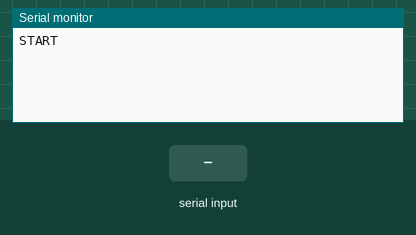
The sketch below on a simulated Arduino Uno, built with avr-gcc and run on an emulated ATmega328P. On the bench: the last lines printed to the serial monitor. The test bench sets the inputs (shaded band).

Above: at 2.2 s.
2.3 s: "1" received over the second serial link
At 3.6 s:
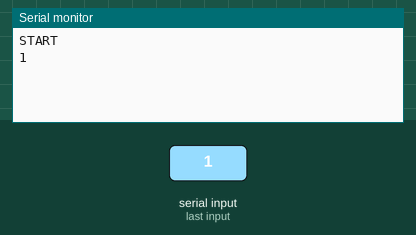
3.9 s: "0" received over the second serial link
At 5.1 s:
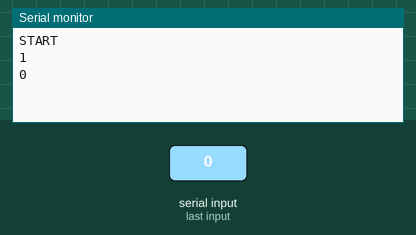
5.4 s: "2" received over the second serial link
At 6.2 s:
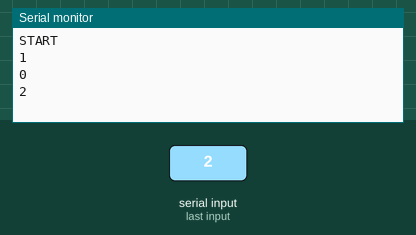

The sketch:

Test.ino
```cpp
#include <SoftwareSerial.h>         // For Arduino communication

#define SEN_NUM             12      // Number of sensor expected from Arduino


// SoftwareSerial //
#define RX  4
#define TX  12
SoftwareSerial Arduino(RX, TX);

void setup()
{
  // ----------
  Serial.begin(230400);
  Serial.println("START");
  // ----------

  // Communication
  Arduino.begin(57600);
  Arduino.readString();


}

void loop()
{
  char message[200];
  memset(message, NULL, sizeof(message));

  if(Arduino.available())
  {
    readString(message, sizeof(message));
    //Serial.print("GOT: ");
    Serial.println(message);
  }

  delay(200);
}


/*
   Read string of characters from serial monitor
*/
void readString (char* buff, int len)
{
  for(int i = 0; i < len && Arduino.available() > 0; i++)
    buff[i] = Arduino.read();
}
```

Measured:
- after the input at 2.3 s, the serial monitor: prints a new line after 0.10 s (image 1)
- after the input at 3.9 s, the serial monitor: prints a new line after 0.10 s (image 2)
- after the input at 5.4 s, the serial monitor: prints a new line at once (image 3)
